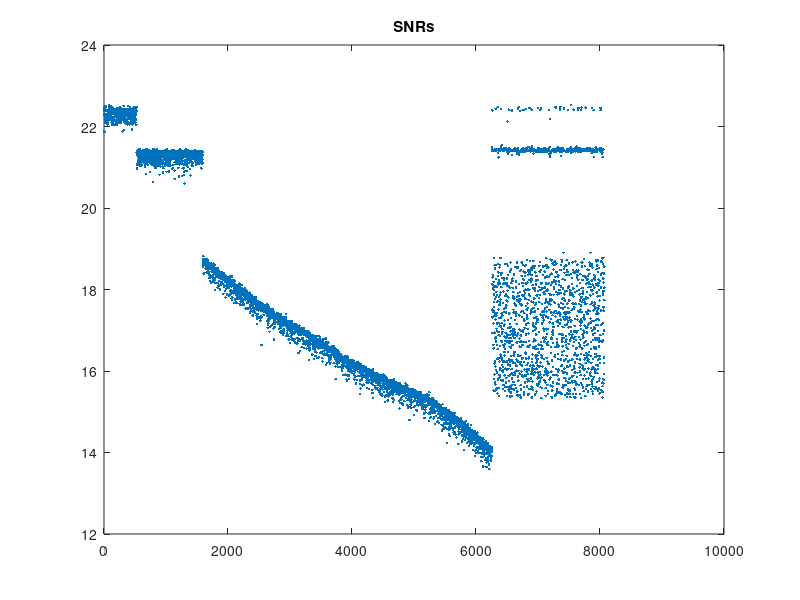
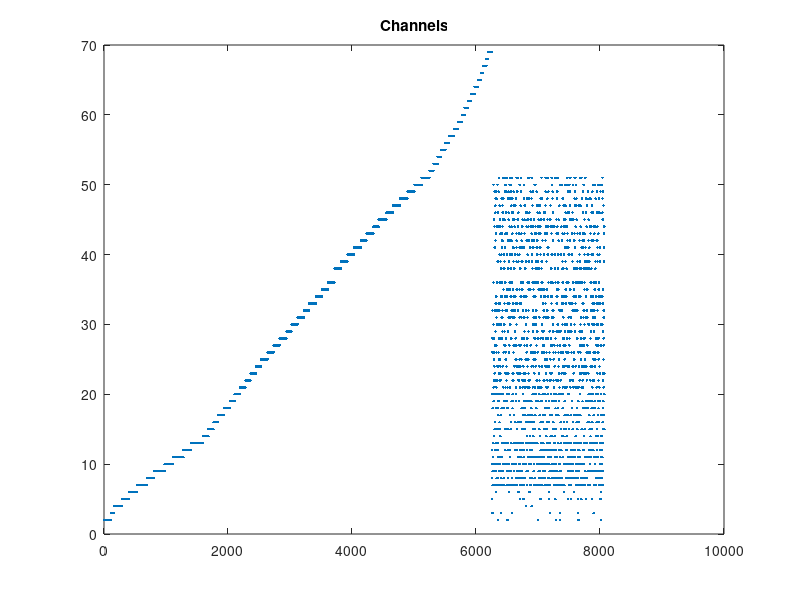
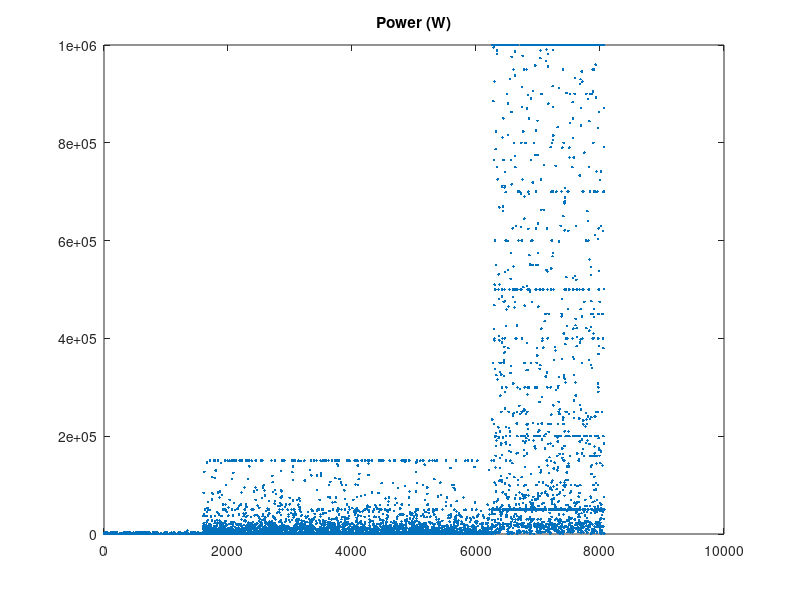
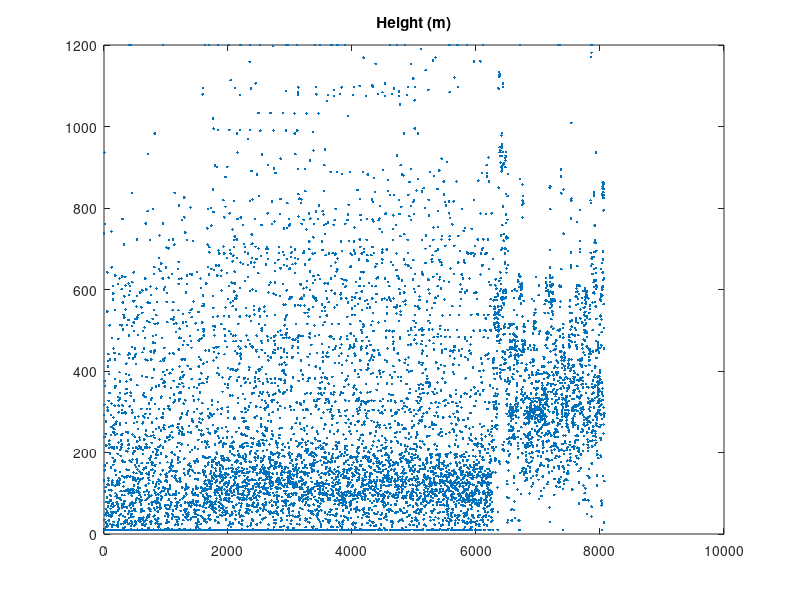

These charts were generated, in order, by the following MATLAB code:
% What clean SNR do we get at rp for each TV transmitter?

clc; clear all; close all;

% TNP = get_simulation_value('TNP');
% load('chan_data_extra');
% % Variables within
% % 	amsl_idx	7
% % 	asrn_idx	3
% % 	chan_data	<8071x10 double>
% % 	chan_no_idx	1
% % 	dist_th_idx	9
% % 	erp_idx	8           % kw
% % 	fac_id_idx	2
% % 	fcc_rp_idx	10
% % 	haat_idx	6       % m
% % 	lat_idx	4
% % 	long_idx	5
% 
% num_tx = size(chan_data, 1);
% SNRs = zeros(1, num_tx);
% 
% for i = 1:num_tx
%     if (mod(i,1000) == 0)
%         i
%     end
%     tv_power = chan_data(i, erp_idx) * 1e3;  % convert from kW to W
%     tv_haat = chan_data(i, haat_idx);
%     tv_rp = chan_data(i, fcc_rp_idx);
%     channel = chan_data(i, chan_no_idx);
%     
%     SNRs(i) = 10*log10(tv_apply_path_loss(tv_power, channel, tv_haat, tv_rp)/TNP);
%     
% end
% 
% save('tv_snrs_at_rp.mat');

close all;
load('tv_snrs_at_rp.mat');
figure; plot(SNRs, '.');
title('SNRs');

figure; plot(chan_data(:, chan_no_idx), '.');
title('Channels');

figure; plot(chan_data(:, erp_idx)*1e3, '.');
title('Power (W)');

figure; plot(chan_data(:, haat_idx), '.');
title('Height (m)');

figure; plot(chan_data(:, fcc_rp_idx), '.');
title('FCC r_p (km)');